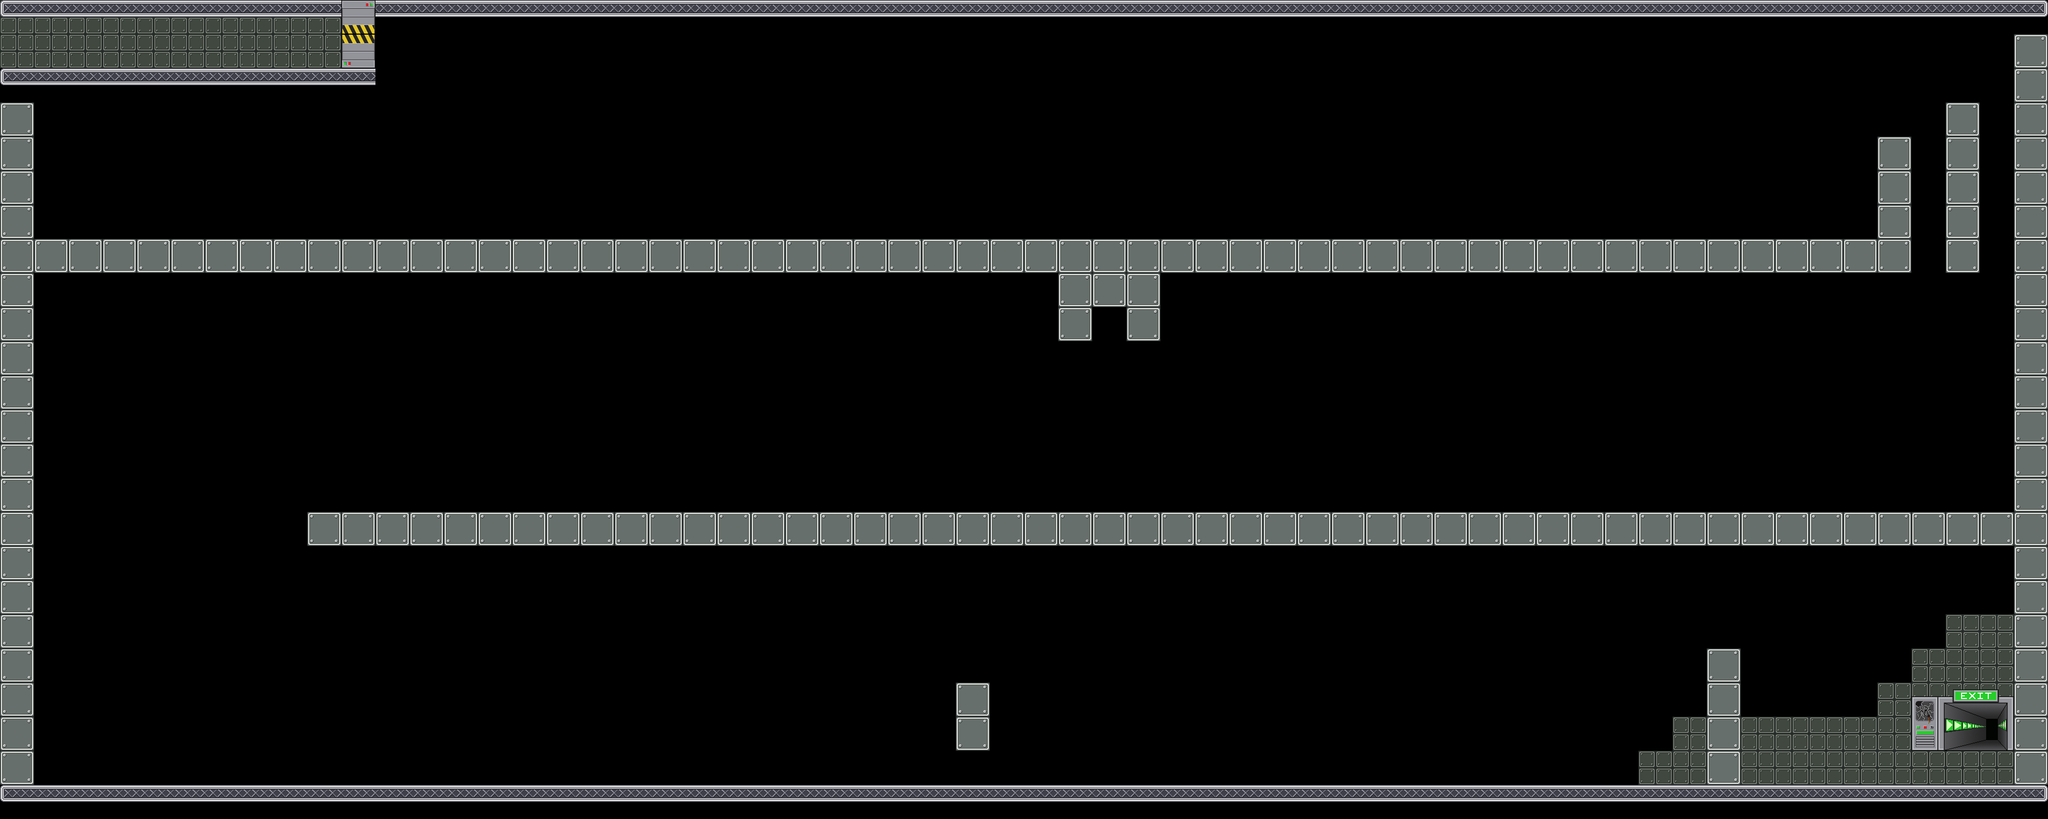

This game map was drawn from its Tiled (.tmx) file and the tilesets committed beside it. A one-line description and the trimmed map source follow:
An orthogonal 60x24 tile map with 64x64 px tiles, 2 tile layers (foreground, front), 20 tilesets and 313 objects (Attractive).

<map version="1.0" orientation="orthogonal" width="60" height="24" tilewidth="64" tileheight="64">
 <tileset firstgid="1" name="mur" tilewidth="64" tileheight="64">
  <image source="data/mur.png" trans="ffffff" width="64" height="64" />
 </tileset>
 <tileset firstgid="2" name="sol" tilewidth="64" tileheight="64">
  <image source="data/sol.png" trans="ffffff" width="64" height="64" />
 </tileset>
 <tileset firstgid="3" name="alone" tilewidth="64" tileheight="64">
  <image source="data/alone.png" width="64" height="64" />
 </tileset>
 <tileset firstgid="4" name="left" tilewidth="64" tileheight="64">
  <image source="data/left.png" width="64" height="64" />
 </tileset>
 <tileset firstgid="5" name="mid" tilewidth="64" tileheight="64">
  <image source="data/mid.png" width="64" height="64" />
 </tileset>
 <tileset firstgid="6" name="right" tilewidth="64" tileheight="64">
  <image source="data/right.png" width="64" height="64" />
 </tileset>
 <tileset firstgid="7" name="portebas" tilewidth="64" tileheight="64">
  <image source="data/portebas.png" width="64" height="64" />
 </tileset>
 <tileset firstgid="8" name="portehaut" tilewidth="64" tileheight="64">
  <image source="data/portehaut.png" width="64" height="64" />
 </tileset>
 <tileset firstgid="9" name="fin" tilewidth="192" tileheight="128">
  <image source="data/fin.png" width="192" height="128" />
 </tileset>
 <tileset firstgid="10" name="citerne" tilewidth="418" tileheight="632">
  <tileoffset x="0" y="632" />
  <image source="data/citerne.png" width="418" height="632" />
 </tileset>
 <tileset firstgid="11" name="container1" tilewidth="610" tileheight="276">
  <tileoffset x="0" y="195" />
  <image source="data/container1.png" width="610" height="276" />
 </tileset>
 <tileset firstgid="12" name="container2" tilewidth="480" tileheight="330">
  <tileoffset x="0" y="280" />
  <image source="data/container2.png" width="480" height="330" />
 </tileset>
 <tileset firstgid="13" name="cable1" tilewidth="77" tileheight="372">
  <tileoffset x="0" y="372" />
  <image source="data/cable1.png" width="77" height="372" />
 </tileset>
 <tileset firstgid="14" name="passerelle1" tilewidth="198" tileheight="342">
  <tileoffset x="0" y="342" />
  <image source="data/passerelle1.png" width="198" height="342" />
 </tileset>
 <tileset firstgid="15" name="passerelle2" tilewidth="122" tileheight="599">
  <tileoffset x="0" y="599" />
  <image source="data/passerelle2.png" width="122" height="599" />
 </tileset>
 <tileset firstgid="16" name="cable2" tilewidth="46" tileheight="243">
  <tileoffset x="0" y="243" />
  <image source="data/cable2.png" width="46" height="243" />
 </tileset>
 <tileset firstgid="17" name="mur2" tilewidth="64" tileheight="64">
  <image source="data/mur2.png" width="64" height="64" />
 </tileset>
 <tileset firstgid="18" name="lamp1" tilewidth="64" tileheight="64">
  <image source="data/lamp1.png" width="64" height="64" />
 </tileset>
 <tileset firstgid="19" name="lamp2" tilewidth="64" tileheight="64">
  <image source="data/lamp2.png" width="64" height="64" />
 </tileset>
 <tileset firstgid="20" name="cable" tilewidth="64" tileheight="64">
  <image source="data/cable.png" width="64" height="64" />
 </tileset>
 <layer name="foreground" width="60" height="24">
  <data>[1440 cells, 50 non-empty, 1 distinct tile ids]</data>
 </layer>
 <layer name="front" width="60" height="24">
  <data>[1440 cells, 299 non-empty, 8 distinct tile ids]</data>
 </layer>
 <objectgroup color="#00ff00" name="wall" width="60" height="24">
  <object x="3776" y="64" width="64" height="1408" />
  <object x="0" y="192" width="64" height="1344" />
  <object x="640" y="0" width="64" height="128" />
  <object x="1984" y="512" width="64" height="128" />
  <object x="2048" y="512" width="64" height="64" />
  <object x="2112" y="512" width="64" height="128" />
  <object x="3648" y="192" width="64" height="320" />
  <object x="3520" y="256" width="64" height="192" />
  <object x="1792" y="1280" width="64" height="128" />
  <object x="3200" y="1216" width="64" height="192" />
 </objectgroup>
 <objectgroup color="#0000ff" name="platform" width="60" height="24">
  <object x="704" y="0" width="3136" height="64" />
  <object x="2496" y="896" width="64" height="64" />
  <object x="1728" y="896" width="64" height="64" />
  <object x="0" y="128" width="704" height="64" />
  <object x="64" y="448" width="3520" height="64" />
  <object x="576" y="960" width="3200" height="64" />
  <object x="64" y="1472" width="3776" height="64" />
  <object x="3200" y="1408" width="64" height="64" />
 </objectgroup>
 <objectgroup color="#ffffff" name="movable" width="60" height="24" />
 <objectgroup color="#800000" name="metalman" width="60" height="24">
  <object x="768" y="64" width="64" height="64">
   <properties>
    <property name="powers" value="Alu#Acier" />
   </properties>
  </object>
 </objectgroup>
 <objectgroup color="#800000" name="generator" width="60" height="24">
  <object type="Attractive" x="2048" y="576" width="64" height="64">
   <properties>
    <property name="id" value="2" />
   </properties>
  </object>
 </objectgroup>
 <objectgroup color="#66ccff" name="switch" width="60" height="24">
  <object x="2048" y="640" width="64" height="64">
   <properties>
    <property name="id" value="2" />
   </properties>
  </object>
 </objectgroup>
 <objectgroup color="#e6e6e6" name="metal" width="60" height="24">
  <object x="384" y="384" width="64" height="64">
   <properties>
    <property name="magnet" value="acier" />
    <property name="physic" value="acier" />
   </properties>
  </object>
  <object x="128" y="1344" width="64" height="64">
   <properties>
    <property name="magnet" value="aluminium" />
    <property name="physic" value="aluminium" />
   </properties>
  </object>
  <object x="2048" y="1344" width="64" height="64">
   <properties>
    <property name="magnet" value="aluminium" />
    <property name="physic" value="aluminium" />
   </properties>
  </object>
 </objectgroup>
 <objectgroup color="#333333" name="gate" width="60" height="24" />
 <objectgroup color="#004080" name="acid" width="60" height="24">
  <object x="2304" y="896" width="64" height="64">
   <properties>
    <property name="type" value="hm" />
   </properties>
  </object>
  <object x="2432" y="896" width="64" height="64">
   <properties>
    <property name="type" value="hd" />
   </properties>
  </object>
  <object x="2048" y="896" width="64" height="64">
   <properties>
    <property name="type" value="hm" />
   </properties>
  </object>
  <object x="1920" y="896" width="64" height="64">
   <properties>
    <property name="type" value="hm" />
   </properties>
  </object>
  <object x="2176" y="896" width="64" height="64">
   <properties>
    <property name="type" value="hm" />
   </properties>
  </object>
  <object x="2240" y="896" width="64" height="64">
   <properties>
    <property name="type" value="hm" />
   </properties>
  </object>
  <object x="1984" y="896" width="64" height="64">
   <properties>
    <property name="type" value="hm" />
   </properties>
  </object>
  <object x="1792" y="896" width="64" height="64">
   <properties>
    <property name="type" value="hg" />
   </properties>
  </object>
  <object x="2368" y="896" width="64" height="64">
   <properties>
    <property name="type" value="hm" />
   </properties>
  </object>
  </objectgroup>
 <objectgroup color="#ff6666" name="destroyable" width="60" height="24">
  <!-- 228 objects omitted --></objectgroup>
 <objectgroup color="#ffff00" name="arc" width="60" height="24" />
 <objectgroup color="#ffff00" name="levelend" width="60" height="24">
  <!-- 1 objects omitted --></objectgroup>
 <objectgroup color="#800080" name="gateswitch" width="60" height="24" />
 <objectgroup name="lamps" width="60" height="24" />
</map>
<!-- 280 of 313 objects omitted -->
